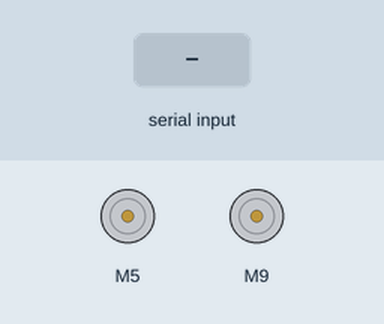
This sketch was run on a simulated Arduino Uno, built with avr-gcc and run on an emulated ATmega328P. On the bench: 2 × DC motor (green arrow = forward, orange = backward, longer = faster). The inputs (shaded band) are chosen by the test bench. What the sketch prints to the serial monitor is not drawn.

Above: at 1.2 s.
1.3 s: "r" received over Serial
At 1.7 s:
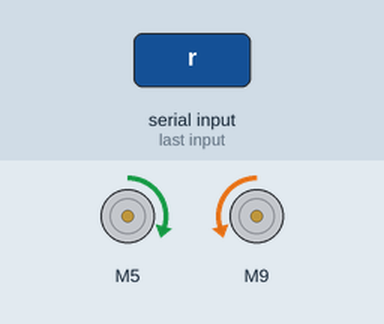
2.8 s: "f" received over Serial
At 4.0 s:
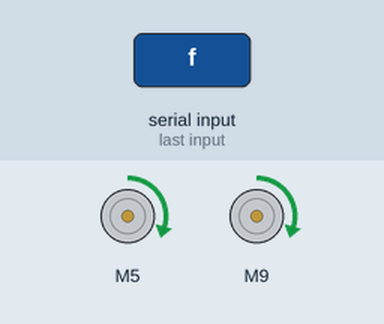
4.3 s: "l" received over Serial
At 5.2 s:
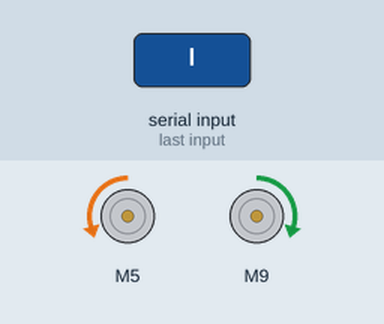
5.8 s: "1" received over Serial
At 6.4 s:
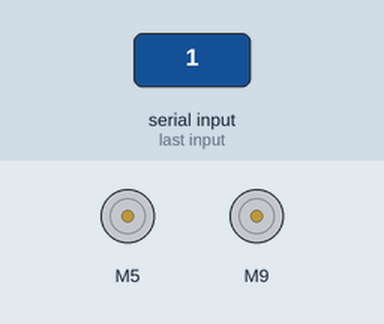
Timing chart, 0 to 8.3 s (numbered marks = the images above; inputs shaded):
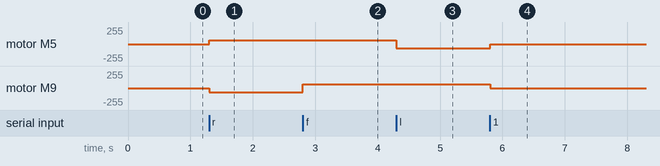

Measured:
- after the input at 1.3 s, motor M5: stopped → forward 60/255 at once; motor M9: stopped → backward 60/255 at once
- after the input at 2.8 s, motor M9: backward 60/255 → forward 60/255 at once
- after the input at 4.3 s, motor M5: forward 60/255 → backward 60/255 at once
- after the input at 5.8 s, motor M5: backward 60/255 → stopped at once; motor M9: forward 60/255 → stopped at once

The sketch:

firstrun.ino
```cpp
#include "CytronMotorDriver.h"

// Configure Cytron Motor Driver: PWM_DIR mode, PWM pin, DIR pin
CytronMD motor1(PWM_DIR, 5, 4);
CytronMD motor2(PWM_DIR, 9, 6);

char command = 0;

void setup() {
  // Initialize Serial Monitor at 9600 baud
  Serial.begin(9600);
}

void loop() {
  // Check if data is available to read
  while (Serial.available() > 0)
  {
    command = Serial.read();

    // 'r' = Rotate Right / Turn Right
    if(command == 'r')
    {
        motor1.setSpeed(60);
        motor2.setSpeed(-(60));
        Serial.write("LEFT"); // Debug response
    }
    // 'f' = Move Forward
    else if(command == 'f')
    {
        motor1.setSpeed(60);
        motor2.setSpeed(60);
        Serial.write("FORWARD");
    }
    // 'l' = Rotate Left / Turn Left
    else if(command == 'l')
    {
        motor1.setSpeed(-(60));
        motor2.setSpeed(60);
        Serial.write("RIGHT");
    }
    // Stop if any other command or explicit stop is received
    else
    {
      motor1.setSpeed(0);
      motor2.setSpeed(0);
    }
  }
}
```
